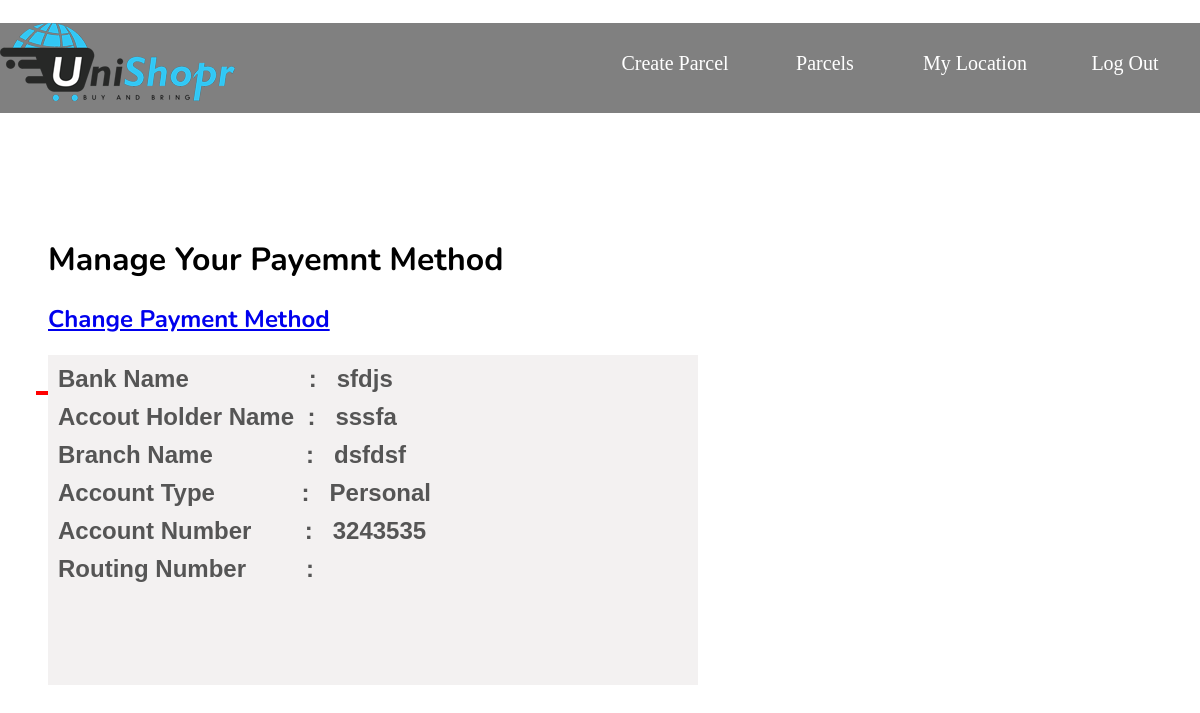
Page /Internship/my_payment.php (signed in) on the committed database.
### tables this page shows
CREATE TABLE `customer` (
  `Name` varchar(150) NOT NULL,
  `email` varchar(50) NOT NULL,
  `password` varchar(10) NOT NULL,
  `ID` varchar(15) DEFAULT NULL,
  `Payment_method` varchar(20) DEFAULT NULL,
  `bk_num` int(11) DEFAULT NULL,
  `bank_name` varchar(100) DEFAULT NULL,
  `branch_name` varchar(100) DEFAULT NULL,
  `acc_name` varchar(255) DEFAULT NULL,
  `acc_type` varchar(30) DEFAULT NULL,
  `acc_num` varchar(20) DEFAULT NULL,
  `routing_num` varchar(20) DEFAULT NULL
);

### Internship/my_payment.php (the view, shortened to what this page needs)
<!DOCTYPE html>
<html>
<head>
  <link rel="stylesheet" type="text/css" href="css/my_payment.css">
  <link rel="stylesheet" type="text/css" href="css/all.css">
</head>
<body>
  <div id="header" style="margin-bottom: 665px;">
    <div id="logo">
      <img src="images/logo.PNG">
    </div>
    <ul id="navbar">
    <li> <a href="log_out.php">Log Out</a></li>
    <li> <a href="my_location.php"> My Location</a></li>
    <li> <a href= "orders.php"> Parcels </a> </li>
    <li> <a href= "parcel.php"> Create Parcel </a> </li>
    </ul>
  </div>
  <div class="track">
    <h1> Manage Your Payemnt Method</h1><br>
    <h2 style="color:blue">  <a href="payment.php">Change Payment Method </a></h2><br>
    <?php
$conn=OpenCon();
$mail=$_SESSION['email'];
$sql="select * from customer where email='$mail'";
$result = mysqli_query($conn,$sql);
     if(mysqli_num_rows($result)>0){
     while ($row = mysqli_fetch_assoc($result)) {
     $P_method=$row['Payment_method'];
     $bk_num=$row['bk_num'];
     $bank_name=$row['bank_name'];
     $branch_name=$row['branch_name'];
     $acc_name=$row['acc_name'];
     $acc_type=$row['acc_type'];
     $acc_num=$row['acc_num'];
     $routing_num=$row['routing_num'];
           ?>
      <p> Your default to receive payment is through <?php echo $P_method; ?></p>
  </div>
  <div class="container">
    <?php
    if($P_method == 'Bkash')
     {
      ?>
      <h2> Bkash Number &nbsp;&nbsp;&nbsp;&nbsp;&nbsp;: &nbsp;&nbsp;<?php echo $bk_num; ?></h2><br>
      <?php
     }else if($P_method == 'Bank')
     {
      ?>
      <h2> Bank Name &nbsp;&nbsp;&nbsp;&nbsp;&nbsp;&nbsp;&nbsp;&nbsp;&nbsp;&nbsp;&nbsp;&nbsp;&nbsp;&nbsp;&nbsp;&nbsp;&nbsp;: &nbsp;&nbsp;<?php echo $bank_name; ?></h2>
      <h2> Accout Holder Name &nbsp;: &nbsp;&nbsp;<?php echo $acc_name; ?></h2>
      <h2> Branch Name &nbsp;&nbsp;&nbsp;&nbsp;&nbsp;&nbsp;&nbsp;&nbsp;&nbsp;&nbsp;&nbsp;&nbsp;&nbsp;: &nbsp;&nbsp;<?php echo $branch_name; ?></h2>
      <h2> Account Type &nbsp;&nbsp;&nbsp;&nbsp;&nbsp;&nbsp;&nbsp;&nbsp;&nbsp;&nbsp;&nbsp;&nbsp;: &nbsp;&nbsp;<?php echo $acc_type; ?></h2>
      <h2> Account Number &nbsp;&nbsp;&nbsp;&nbsp;&nbsp;&nbsp;&nbsp;: &nbsp;&nbsp;<?php echo $acc_num; ?></h2>
      <h2> Routing Number &nbsp;&nbsp;&nbsp;&nbsp;&nbsp;&nbsp;&nbsp;&nbsp;: &nbsp;&nbsp;<?php echo $routing_num; ?></h2>
      <?php
     }
   }
   }
?>
  </div>
</body>
</html>

### Internship/css/my_payment.css (style rules this page uses)
#header { width:100%; bottom: 100%;overflow: hidden; height: 90px; justify-content:top; background: gray; }
#navbar { width:1000px; height: 1000px; float:right; }
#navbar>li { width:200px;list-style:none;float:left; }
li>a { display: block;color:white ;line-height: 80px; text-align: center;font-family: cursive; font-size:20px; text-decoration:none }
#logo { width: 200px;height: 80px; float: left; }
*, *:before, *:after { margin: 0; padding: 0; box-sizing: border-box; font-family: 'Nunito', sans-serif; }
body { top: 60px; width: 100%; height: 100vh; display: flex; align-items: center; background:none; font-family: 'Nunito', sans-serif; }
.track { position: absolute; margin-top: -15%; border-bottom: 4px solid red; padding:1%; margin-left: 3%; }
.container { position: absolute; margin-top: 20%; margin-left: 4%; background: rgb(243, 241, 241); width: 650px; height: 330px; }
.container h2 { margin: 10px; padding:0; font-family: sans-serif; color: #555; }

### Internship/css/all.css (style rules this page uses)
#header { width:100%; bottom: 100%;overflow: hidden; height: 90px; justify-content:top; background: gray; }
#navbar { width:1000px; height: 80px; float:right; }
#navbar>li { width:150px;list-style:none;float:right; }
li>a { display: block;color:white ;line-height: 80px; text-align: center;font-family: cursive; font-size:20px; text-decoration:none }
#logo { width: 200px;height: 80px; float: left; }

### rows in the picture
customer: bank_name "sfdjs", acc_name "sssfa", branch_name "dsfdsf", acc_type "Personal", acc_num "3243535"
